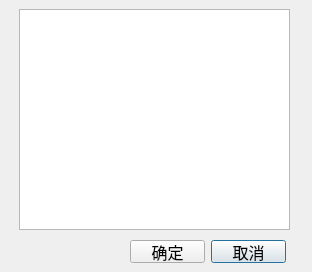
<?xml version="1.0" encoding="UTF-8"?>
<ui version="4.0">
 <class>GetDoctor</class>
 <widget class="QDialog" name="GetDoctor">
  <property name="geometry">
   <rect>
    <x>0</x>
    <y>0</y>
    <width>312</width>
    <height>272</height>
   </rect>
  </property>
  <property name="windowTitle">
   <string>医生</string>
  </property>
  <widget class="QPushButton" name="cancelButton">
   <property name="geometry">
    <rect>
     <x>211</x>
     <y>240</y>
     <width>75</width>
     <height>23</height>
    </rect>
   </property>
   <property name="font">
    <font>
     <family>Agency FB</family>
     <pointsize>12</pointsize>
    </font>
   </property>
   <property name="text">
    <string>取消</string>
   </property>
  </widget>
  <widget class="QListWidget" name="listWidget">
   <property name="geometry">
    <rect>
     <x>19</x>
     <y>9</y>
     <width>271</width>
     <height>221</height>
    </rect>
   </property>
  </widget>
  <widget class="QPushButton" name="okButton">
   <property name="geometry">
    <rect>
     <x>130</x>
     <y>240</y>
     <width>75</width>
     <height>23</height>
    </rect>
   </property>
   <property name="font">
    <font>
     <family>Agency FB</family>
     <pointsize>12</pointsize>
    </font>
   </property>
   <property name="text">
    <string>确定</string>
   </property>
  </widget>
 </widget>
 <layoutdefault spacing="6" margin="11"/>
 <resources/>
 <connections/>
</ui>
